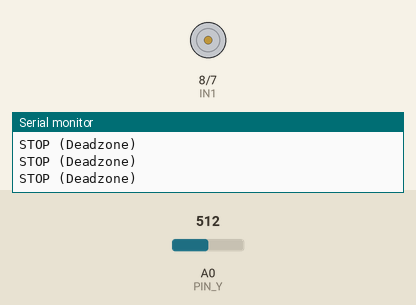
A sketch run on a simulated Arduino Uno, built with avr-gcc and run on an emulated ATmega328P. Parts: motor-driver pin pairs drawn as motors (green arrow = first pin HIGH = forward, orange = second pin HIGH = backward, longer = more drive, scaled by the enable pin), the last lines printed to the serial monitor. Inputs (shaded band) come from the test bench; at power-on: A0 (PIN_Y) = 512.

Above: at 1.2 s.
1.3 s: A0 (PIN_Y) set to 588
2.8 s: A0 (PIN_Y) set to 601
4.3 s: A0 (PIN_Y) set to 390
At 5.5 s:
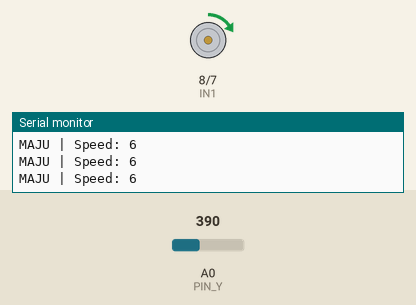
5.8 s: A0 (PIN_Y) set to 413
At 7.0 s:
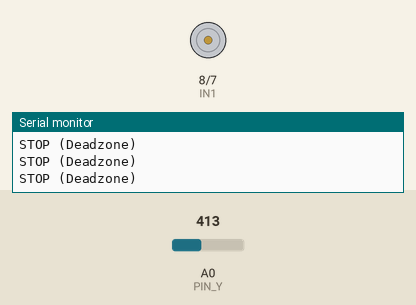
7.3 s: A0 (PIN_Y) set to 610
At 8.5 s:
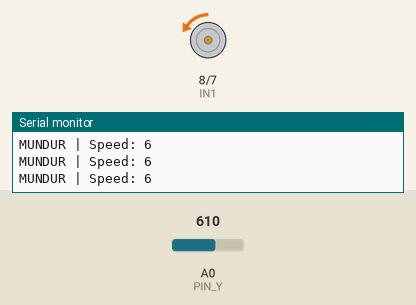
8.8 s: A0 (PIN_Y) set to 759
At 9.5 s:
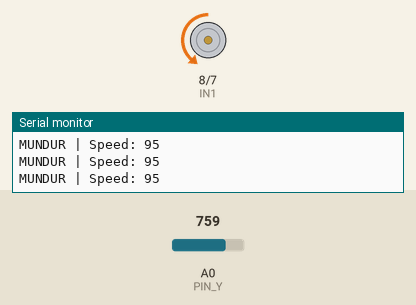
10.3 s: A0 (PIN_Y) set to 778
At 11.1 s:
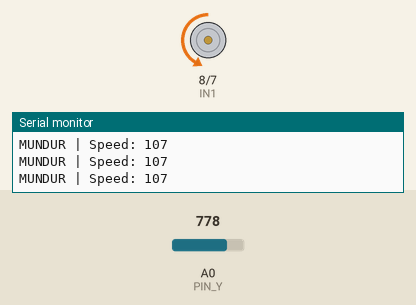
Timing chart, 0 to 13.3 s (numbered marks = the images above; inputs shaded):
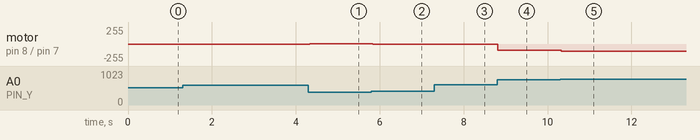

The sketch:

moduljoystick-driverl298n.ino
```cpp
/*
 * PROJECT: Analog Joystick Motor Control
 * HARDWARE: Arduino Uno + L298N + Joystick Module + 1x DC Motor
 * LOGIC: Analog Read, Deadzone, dan Konversi Skala (Mapping)
 */

// --- 1. DEFINISI PIN ---
#define PIN_Y A0   // Sumbu Y Joystick (Maju/Mundur)

// Pin Motor A (L298N)
#define ENA 9         // Kontrol Kecepatan (Wajib Pin PWM)
#define IN1 8      // Kontrol Arah 1
#define IN2 7      // Kontrol Arah 2

void setup() {
  Serial.begin(9600);

  pinMode(ENA, OUTPUT);
  pinMode(IN1, OUTPUT);
  pinMode(IN2, OUTPUT);
}

void loop() {
  // 1. Baca nilai sumbu Y dari Joystick (Hasil: 0 - 1023)
  int nilaiY = analogRead(PIN_Y);
  int kecepatan = 0; // Variabel untuk menyimpan hasil konversi PWM

  // --- 2. LOGIKA KONTROL (DEADZONE & MAPPING) ---

  // KONDISI A: Joystick didorong ke ATAS (Nilai < 400)
  // Catatan: Arah dorong bisa menghasilkan 0 atau 1023 tergantung posisi fisik joystick.
  if (nilaiY < 400) {
    // Ubah skala: 400 (pelan) menuju 0 (ngebut) -> dikonversi jadi 0 sampai 255
    kecepatan = map(nilaiY, 400, 0, 0, 255);

    // Motor Maju
    digitalWrite(IN1, HIGH);
    digitalWrite(IN2, LOW);
    analogWrite(ENA, kecepatan);

    Serial.print("MAJU | Speed: ");
    Serial.println(kecepatan);
  }

  // KONDISI B: Joystick ditarik ke BAWAH (Nilai > 600)
  else if (nilaiY > 600) {
    // Ubah skala: 600 (pelan) menuju 1023 (ngebut) -> dikonversi jadi 0 sampai 255
    kecepatan = map(nilaiY, 600, 1023, 0, 255);

    // Motor Mundur (Logika IN1 dan IN2 dibalik)
    digitalWrite(IN1, LOW);
    digitalWrite(IN2, HIGH);
    analogWrite(ENA, kecepatan);

    Serial.print("MUNDUR | Speed: ");
    Serial.println(kecepatan);
  }

  // KONDISI C: Joystick di TENGAH (Deadzone 400 - 600)
  else {
    // Motor Berhenti
    digitalWrite(IN1, LOW);
    digitalWrite(IN2, LOW);
    analogWrite(ENA, 0);

    Serial.println("STOP (Deadzone)");
  }

  // Delay kecil untuk stabilitas pembacaan serial
  delay(50);
}
```

Measured:
- after the input at 4.3 s, motor on pin 8 (IN1) / pin 7 (IN2): stopped → forward 6/255 at once
- after the input at 5.8 s, motor on pin 8 (IN1) / pin 7 (IN2): forward 6/255 → stopped at once
- after the input at 7.3 s, motor on pin 8 (IN1) / pin 7 (IN2): stopped → backward 6/255 after 0.05 s
- after the input at 8.8 s, motor on pin 8 (IN1) / pin 7 (IN2): backward 6/255 → backward 95/255 at once
- after the input at 10.3 s, motor on pin 8 (IN1) / pin 7 (IN2): backward 95/255 → backward 107/255 at once
